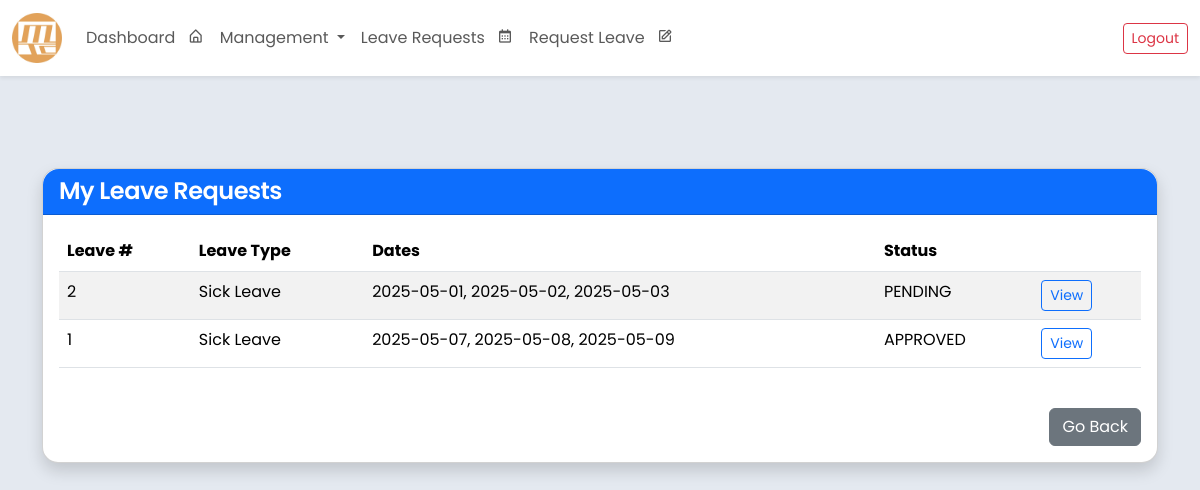
The app's page /my-leave-requests/ (signed in), older data.
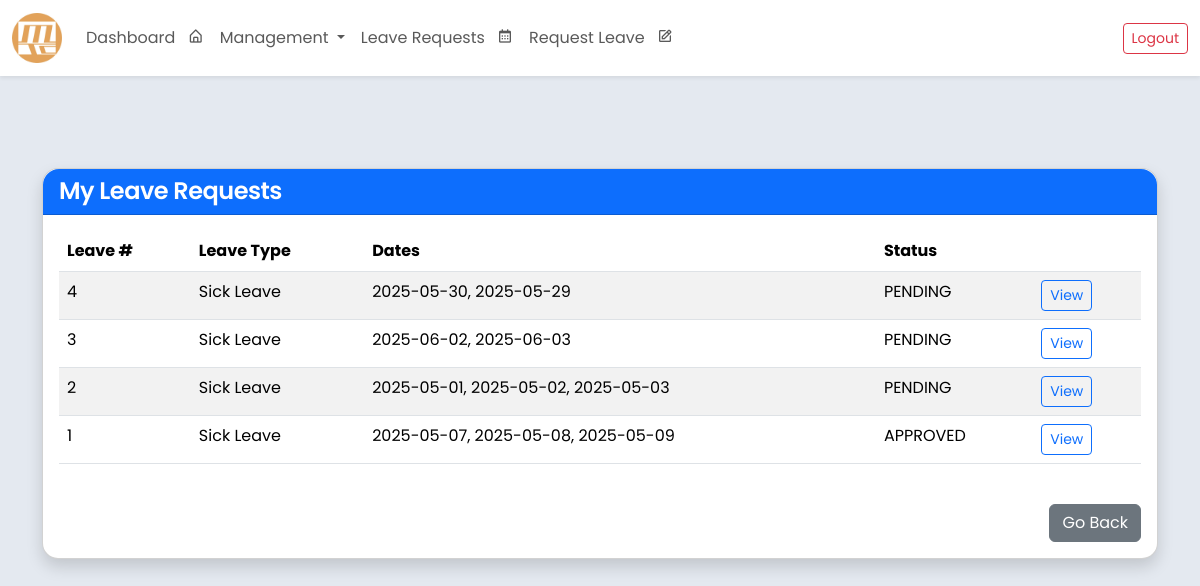
The same page, newer data.
### core/models.py (models this page shows, shortened)
class LeaveRequest(models.Model):
    class LeaveType(models.TextChoices):
        SICK = 'SICK', 'Sick Leave'
        MATERNITY = 'MATERNITY', 'Maternity Leave'
        PATERNITY = 'PATERNITY', 'Paternity Leave'
        VACATION = 'VACATION', 'Vacation Leave'
        EMERGENCY = 'EMERGENCY', 'Emergency Leave'
    class ApprovalStatus(models.TextChoices):
        PENDING = 'PENDING', 'PENDING'
        APPROVED = 'APPROVED', 'APPROVED'
        REJECTED = 'REJECTED', 'REJECTED'
    employee = models.ForeignKey('Employee', on_delete=models.CASCADE, related_name='leave_requests')
    leave_number = models.PositiveIntegerField(unique=True, editable=False)
    leave_dates = JSONField(default=list, blank=True, null=True)
    reason_for_leave = models.TextField()
    leave_type = models.CharField(max_length=20, choices=LeaveType.choices)
    remarks = models.TextField(blank=True, null=True)
    leave_credit_deduction = models.PositiveIntegerField(default=0)
    deduction_applied = models.BooleanField(default=False)
    department_approval = models.CharField(max_length=10, choices=ApprovalStatus.choices, default=ApprovalStatus.PENDING)
    hr_approval = models.CharField(max_length=10, choices=ApprovalStatus.choices, default=ApprovalStatus.PENDING)
    president_approval = models.CharField(max_length=10, choices=ApprovalStatus.choices, default=ApprovalStatus.PENDING)
    status = models.CharField(max_length=10, choices=ApprovalStatus.choices, default=ApprovalStatus.PENDING)
    paid_dates = models.PositiveIntegerField(default=0)
    unpaid_dates = models.PositiveIntegerField(default=0)
    created_at = models.DateTimeField(auto_now_add=True)

### core/views.py (the view)
# urls.py: path("my-leave-requests/", views.my_leave_requests, name="my_leave_requests"),
def my_leave_requests(request):
    leave_requests = LeaveRequest.objects.filter(employee=request.user.employee).order_by('-created_at')
    return render(request, 'my_leave_requests.html', {
        'leave_requests': leave_requests
    })

### core/templates/my_leave_requests.html
{% extends "base.html" %}
{% block content %}
<div class="container mt-5">
    <div class="card shadow rounded-4">
        <div class="card-header bg-primary text-white rounded-top-4">
            <h4 class="mb-0">My Leave Requests</h4>
        </div>
        <div class="card-body">
            {% if leave_requests %}
                <div class="table-responsive">
                    <table class="table table-striped">
                        <thead>
                            <tr>
                                <th>Leave #</th>
                                <th>Leave Type</th>
                                <th>Dates</th>
                                <th>Status</th>
                                <th></th>
                            </tr>
                        </thead>
                        <tbody>
                            {% for leave in leave_requests %}
                            <tr>
                                <td>{{ leave.leave_number }}</td>
                                <td>{{ leave.get_leave_type_display }}</td>
                                <td>{{ leave.leave_dates|join:", " }}</td>
                                <td>{{ leave.status }}</td>
                                <td>
                                    <a href="{% url 'leave_request_detail' leave.pk %}" class="btn btn-sm btn-outline-primary">
                                        View
                                    </a>
                                </td>
                            </tr>
                            {% endfor %}
                        </tbody>
                    </table>
                </div>
            {% else %}
                <p class="text-muted">You have not submitted any leave requests.</p>
            {% endif %}
            <div class="text-end mt-4">
                <a href="{% url 'submit_leave_request' %}" class="btn btn-secondary">Go Back</a>
            </div>
        </div>
    </div>
</div>
{% endblock %}

Row changes from the older to the newer data that the page shows:
added LeaveRequest: leave_number "4", leave_type "Sick Leave", leave_dates "2025-05-30, 2025-05-29", status "PENDING"
added LeaveRequest: leave_number "3", leave_type "Sick Leave", leave_dates "2025-06-02, 2025-06-03", status "PENDING"
